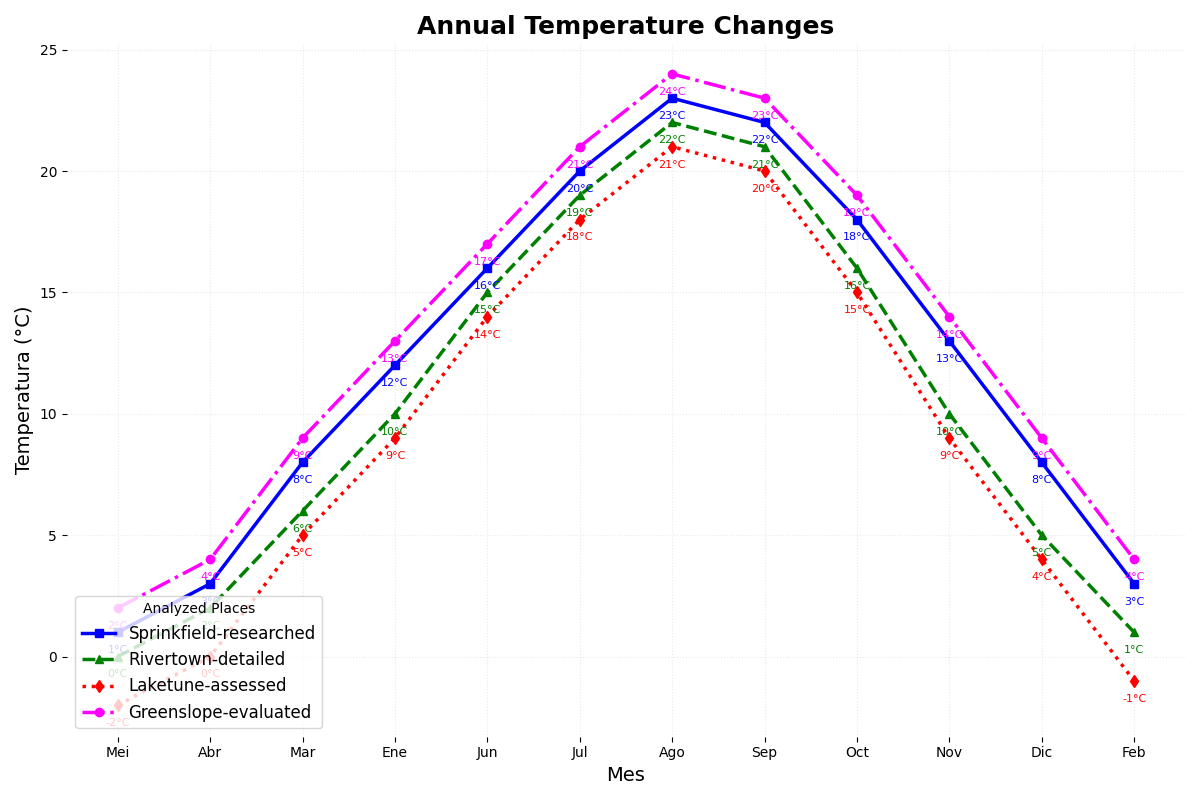

The script that drew this image:
import matplotlib.pyplot as plt
import numpy as np

months = np.array(['Mei', 'Abr', 'Mar', 'Ene', 'Jun', 'Jul', 'Ago', 'Sep', 'Oct', 'Nov', 'Dic', 'Feb'])  
springfield_temps = np.array([1, 3, 8, 12, 16, 20, 23, 22, 18, 13, 8, 3])
riverton_temps = np.array([0, 2, 6, 10, 15, 19, 22, 21, 16, 10, 5, 1])
laketown_temps = np.array([-2, 0, 5, 9, 14, 18, 21, 20, 15, 9, 4, -1])
greenhill_temps = np.array([2, 4, 9, 13, 17, 21, 24, 23, 19, 14, 9, 4])

fig, ax = plt.subplots(figsize=(12, 8))

ax.plot(months, springfield_temps, marker='s', linestyle='-', color='b', label='Sprinkfield-researched', linewidth=2.5)
ax.plot(months, riverton_temps, marker='^', linestyle='--', color='g', label='Rivertown-detailed', linewidth=2.5)
ax.plot(months, laketown_temps, marker='d', linestyle=':', color='r', label='Laketune-assessed', linewidth=2.5)
ax.plot(months, greenhill_temps, marker='o', linestyle='-.', color='magenta', label='Greenslope-evaluated', linewidth=2.5)

ax.set_title('Annual Temperature Changes', fontsize=18, fontweight='bold')
ax.set_xlabel('Mes', fontsize=14)
ax.set_ylabel('Temperatura (°C)', fontsize=14)

ax.legend(title='Analyzed Places', fontsize=12, loc='lower left')

ax.grid(True, linestyle=':', which='both', color='lightgrey', alpha=0.5)

for spine in ax.spines.values():
    spine.set_visible(False)

for i in range(len(months)):
    ax.annotate(f"{springfield_temps[i]}°C", (months[i], springfield_temps[i]), textcoords="offset points", xytext=(0, -15), ha='center', fontsize=8, color='b')
    ax.annotate(f"{riverton_temps[i]}°C", (months[i], riverton_temps[i]), textcoords="offset points", xytext=(0, -15), ha='center', fontsize=8, color='g')
    ax.annotate(f"{laketown_temps[i]}°C", (months[i], laketown_temps[i]), textcoords="offset points", xytext=(0, -15), ha='center', fontsize=8, color='r')
    ax.annotate(f"{greenhill_temps[i]}°C", (months[i], greenhill_temps[i]), textcoords="offset points", xytext=(0, -15), ha='center', fontsize=8, color='magenta')

plt.tight_layout()

plt.show()
